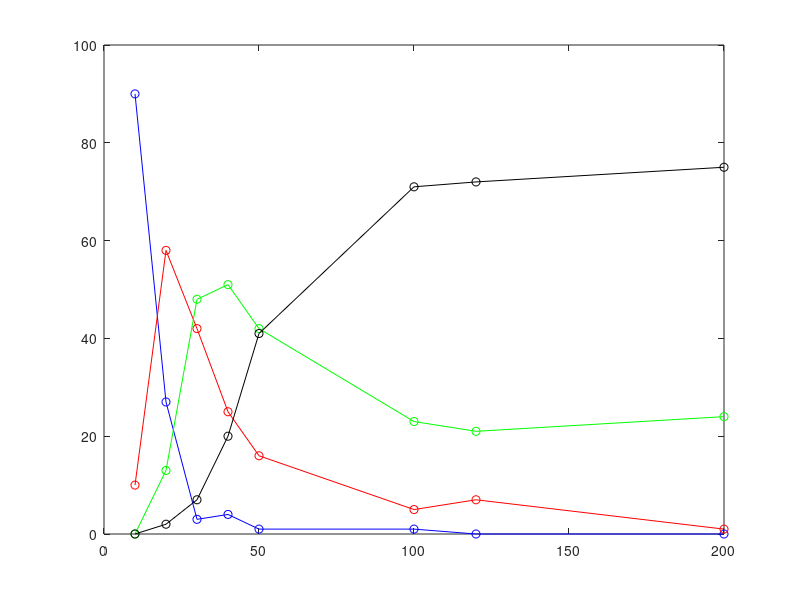

MATLAB code for this plot:
function plotTVA3

ED1 = [10	20	30	40	50	100	120	200];

Score0 = [90	27	3	4	1	1	0	0];

Score1 = [10	58	42	25	16	5	7	1];

Score2 = [0 13 48 51 42 23 21 24];

Score3 = [0 2 7 20 41 71 72 75];

plot(ED1(1:end),Score0(1:end),'b-o');

hold on

plot(ED1(1:end),Score1(1:end),'r-o');

hold on

plot(ED1(1:end),Score2(1:end),'g-o');

hold on

plot(ED1(1:end),Score3(1:end),'k-o');


end

